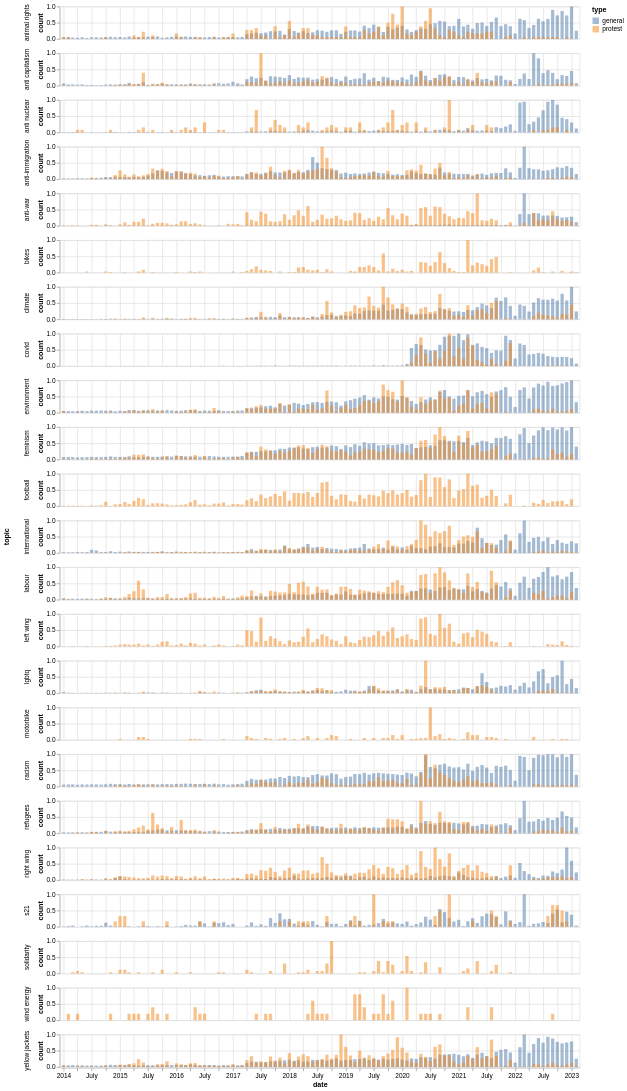

The code cell stored with this chart in its notebook:
### Code cell
import altair as alt

alt.Chart(df_norm_topic).mark_bar(opacity=0.5).encode(
    x="date:T",
    y=alt.Y("count:Q", stack=None),
    color="type:N",
    row="topic:N",
).properties(
    width=800,
    height=50,
)

### Figure 1 — Vega-Lite specification as saved in the notebook (floating-point values rounded to 4 significant figures; data arrays with more than 128 entries replaced by an {"elided": "..."} marker saying what was removed)
{"config": {"view": {"continuousWidth": 400, "continuousHeight": 300}}, "data": {"name": "data-7ee70245a003b409fb9de78f9b083a02"}, "mark": {"type": "bar", "opacity": 0.5}, "encoding": {"color": {"field": "type", "type": "nominal"}, "row": {"field": "topic", "type": "nominal"}, "x": {"field": "date", "type": "temporal"}, "y": {"field": "count", "stack": null, "type": "quantitative"}}, "height": 50, "width": 800, "$schema": "https://vega.github.io/schema/vega-lite/v4.17.0.json", "datasets": {"data-7ee70245a003b409fb9de78f9b083a02": {"elided": "3741 records"}}}
